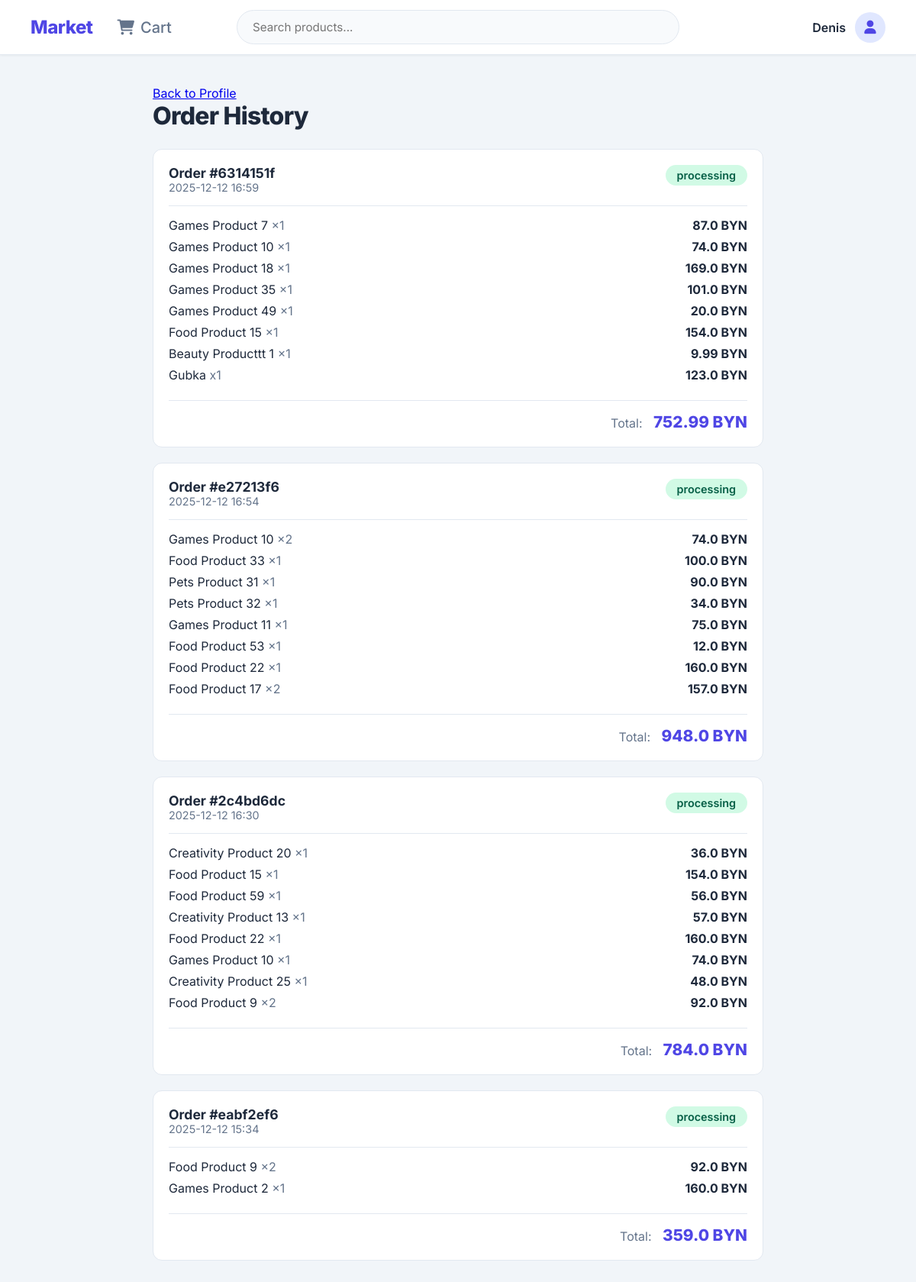
Page /client/orders (signed in) on the committed database.
### backend/models.py (models this page shows)
class User(Base):
    __tablename__ = 'users'
    id = Column(String, primary_key=True, default=lambda: str(uuid.uuid4()))
    username = Column(String, unique=True, index=True)
    password_hash = Column(String)
    role = Column(Enum(UserRole))
    discriminator = Column(String)
    __mapper_args__ = {'polymorphic_identity': 'user', 'polymorphic_on': discriminator}

class Client(User):
    __tablename__ = 'clients'
    id = Column(String, ForeignKey('users.id'), primary_key=True)
    full_name = Column(String)
    gender = Column(String)
    __mapper_args__ = {'polymorphic_identity': 'client'}
    profile = relationship("Profile", uselist=False, back_populates="client", cascade="all, delete-orphan")
    interactions = relationship("Interaction", back_populates="client", cascade="all, delete-orphan")
    cart = relationship("Cart", uselist=False, back_populates="client", cascade="all, delete-orphan")
    orders = relationship("Order", back_populates="client")
    feedbacks = relationship("Feedback", back_populates="client")

class Order(Base):
    __tablename__ = 'orders'
    id = Column(String, primary_key=True, default=lambda: str(uuid.uuid4()))
    client_id = Column(String, ForeignKey('clients.id'))
    status = Column(Enum(OrderStatus), default=OrderStatus.PROCESSING)
    total_amount = Column(Float)
    created_at = Column(DateTime, default=datetime.utcnow)
    items_snapshot = Column(JSON)
    client = relationship("Client", back_populates="orders")

### backend/controllers.py (the view)
@router.get("/client/orders", response_class=HTMLResponse)
async def orders(request: Request, db: Session = Depends(get_db)):
    user = BaseController(db).get_current_user(request)
    if not user: return RedirectResponse("/login")
    user_orders = db.query(backend.models.Order).filter(backend.models.Order.client_id == user.id).order_by(backend.models.Order.created_at.desc()).all()
    TIME_STEP = 5
    current_time = datetime.utcnow()
    for order in user_orders:
        if order.status == backend.models.OrderStatus.CANCELLED:
            continue
        delta = (current_time - order.created_at).total_seconds()
        if delta < TIME_STEP:
            new_status = backend.models.OrderStatus.PROCESSING
        elif delta < (TIME_STEP * 2):
            new_status = backend.models.OrderStatus.SHIPPING
        else:
            new_status = backend.models.OrderStatus.COMPLETED
        if order.status != new_status:
            order.status = new_status
            db.commit()
    return templates.TemplateResponse("client/orders.html", {"request": request, "user": user, "orders": user_orders})

### frontend/templates/client/orders.html
{% extends "base.html" %}
{% block content %}
<div style="max-width: 800px; margin: 0 auto;">
    <a href="/client/profile" class="back-btn">Back to Profile</a>
    <h1>Order History</h1>
    {% for order in orders %}
    <div class="card" style="margin-bottom: 20px;">
        <div class="card-body">
            <div style="display: flex; justify-content: space-between; border-bottom: 1px solid var(--border); padding-bottom: 15px; margin-bottom: 15px;">
                <div>
                    <div style="font-weight: 700; font-size: 1.1rem;">Order #{{ order.id[:8] }}</div>
                    <div style="color: var(--text-secondary); font-size: 0.9rem;">{{ order.created_at.strftime('%Y-%m-%d %H:%M') }}</div>
                </div>
                <span style="background: #d1fae5; color: #065f46; padding: 5px 15px; border-radius: 20px; font-weight: 600; font-size: 0.9rem; height: fit-content;">
                    {{ order.status.value }}
                </span>
            </div>
            {% for item in order.items_snapshot %}
            <div style="display: flex; justify-content: space-between; margin-bottom: 8px;">
                <span>{{ item.product_name }} <span style="color: var(--text-secondary);">x{{ item.quantity }}</span></span>
                <b>{{ item.price }} BYN</b>
            </div>
            {% endfor %}
            <div style="text-align: right; margin-top: 15px; padding-top: 15px; border-top: 1px solid var(--border);">
                <span style="color: var(--text-secondary);">Total:</span>
                <span style="font-weight: 800; font-size: 1.3rem; color: var(--primary); margin-left: 10px;">{{ order.total_amount }} BYN</span>
            </div>
        </div>
    </div>
    {% else %}
    <div style="text-align: center; padding: 60px; color: var(--text-secondary);">
        <p>No orders yet.</p>
        <a href="/client/home" class="btn">Start Shopping</a>
    </div>
    {% endfor %}
</div>
{% endblock %}

### frontend/templates/base.html (shortened to what this page needs)
<!DOCTYPE html>
<html lang="en">
<head>
    <link rel="stylesheet" href="/static/style.css">
    <link rel="stylesheet" href="https://cdnjs.cloudflare.com/ajax/libs/font-awesome/6.0.0/css/all.min.css">
</head>
<body>
    {% if not hide_header %}
    <div class="header">
        <div class="header-left">
            {% if user and user.role.value == 'client' %}
                <a href="/client/home" class="logo">Market</a>
                <a href="/client/cart" class="header-icon" title="Cart">
                    <i class="fas fa-shopping-cart"></i> Cart
                </a>
            {% else %}
                <a href="/" class="logo">Market</a>
            {% endif %}
        </div>
        <div class="header-center">
            {% if user and user.role.value == 'client' %}
            <form action="/client/home" class="search-form" style="width: 100%; display: flex; justify-content: center;">
                <input type="text" name="search" class="search-input" placeholder="Search products...">
            </form>
            {% endif %}
        </div>
        <div class="header-right">
            {% if user %}
                {% if user.role.value == 'client' %}
                    <a href="/client/profile" class="user-badge">
                        <span>{{ user.full_name }}</span>
                        <div class="user-avatar-mini"><i class="fas fa-user"></i></div>
                    </a>
                {% else %}
                    <a href="/logout" class="header-icon" title="Logout"><i class="fas fa-sign-out-alt"></i> Exit</a>
                    <span class="user-badge">{{ user.username }}</span>
                {% endif %}
            {% endif %}
        </div>
    </div>
    {% endif %}
    <div class="container">
        {% block content %}{% endblock %}
    </div>
</body>
</html>

### frontend/static/style.css (style rules this page uses)
*, *::before, *::after { box-sizing: border-box; }
:root { --primary: #4f46e5; --primary-hover: #4338ca; --bg-body: #f1f5f9; --bg-card: #ffffff; --text-main: #1e293b; --text-secondary: #64748b; --border: #e2e8f0; --success: #10b981; --danger: #ef4444; --radius: 12px; --shadow: 0 4px 6px -1px rgba(0, 0, 0, 0.1), 0 2px 4px -1px rgba(0, 0, 0, 0.06); }
body { font-family: 'Inter', sans-serif; background-color: var(--bg-body); color: var(--text-main); margin: 0; padding: 0; min-height: 100vh; display: flex; flex-direction: column; -webkit-font-smoothing: antialiased; }
.header { background: var(--bg-card); border-bottom: 1px solid var(--border); padding: 0 40px; height: 72px; display: flex; align-items: center; justify-content: space-between; position: sticky; top: 0; z-index: 1000; box-shadow: 0 1px 3px rgba(0,0,0,0.05); }
.header-left { display: flex; align-items: center; gap: 24px; width: 250px; }
.header-center { flex-grow: 1; display: flex; justify-content: center; padding: 0 20px; }
.header-right { display: flex; align-items: center; gap: 24px; width: 250px; justify-content: flex-end; }
.logo { font-size: 1.5rem; font-weight: 800; color: var(--primary); text-decoration: none; letter-spacing: -0.5px; }
.header-icon { font-size: 1.25rem; color: var(--text-secondary); text-decoration: none; transition: 0.2s; display: flex; align-items: center; gap: 8px; font-weight: 500; padding: 8px; border-radius: 8px; }
.search-input { width: 100%; max-width: 600px; padding: 12px 20px; border: 1px solid var(--border); border-radius: 99px; background: #f8fafc; outline: none; transition: 0.2s; font-size: 0.95rem; }
.user-badge { display: flex; align-items: center; gap: 12px; text-decoration: none; font-weight: 600; color: var(--text-main); }
.user-avatar-mini { width: 40px; height: 40px; background: #e0e7ff; border-radius: 50%; color: var(--primary); display: flex; align-items: center; justify-content: center; font-size: 1.1rem; }
.container { max-width: 1280px; margin: 0 auto; padding: 40px 20px; width: 100%; box-sizing: border-box; }
.card { background: var(--bg-card); border: 1px solid var(--border); border-radius: var(--radius); overflow: hidden; display: flex; flex-direction: column; transition: transform 0.2s, box-shadow 0.2s; }
h1, h2, h3 { margin-top: 0; color: var(--text-main); }
h1 { font-size: 2rem; font-weight: 800; margin-bottom: 1.5rem; letter-spacing: -0.025em; }
input, select, textarea { width: 100%; padding: 12px 16px; border: 1px solid var(--border); border-radius: 8px; box-sizing: border-box; font-family: inherit; font-size: 1rem; transition: 0.2s; background: #fff; }
.card-body { padding: 20px; flex-grow: 1; display: flex; flex-direction: column; }

### rows in the picture
Client: full_name "Denis"
Order: id "6314151f", created_at "2025-12-12 16:59", status.value "processing", product_name "Games Product 7" "Games Product 10" "Games Product 18" "Games Product 35" "Games Product 49" "Food Product 15" "Beauty Producttt 1" "Gubka", quantity "1" "1" "1" "1" "1" "1" "1" "1", price "87.0" "74.0" "169.0" "101.0" "20.0" "154.0" "9.99" "123.0", total_amount "752.99"
Order: id "e27213f6", created_at "2025-12-12 16:54", status.value "processing", product_name "Games Product 10" "Food Product 33" "Pets Product 31" "Pets Product 32" "Games Product 11" "Food Product 53" "Food Product 22" "Food Product 17", quantity "2" "1" "1" "1" "1" "1" "1" "2", price "74.0" "100.0" "90.0" "34.0" "75.0" "12.0" "160.0" "157.0", total_amount "948.0"
Order: id "2c4bd6dc", created_at "2025-12-12 16:30", status.value "processing", product_name "Creativity Product 20" "Food Product 15" "Food Product 59" "Creativity Product 13" "Food Product 22" "Games Product 10" "Creativity Product 25" "Food Product 9", quantity "1" "1" "1" "1" "1" "1" "1" "2", price "36.0" "154.0" "56.0" "57.0" "160.0" "74.0" "48.0" "92.0", total_amount "784.0"
Order: id "eabf2ef6", created_at "2025-12-12 15:34", status.value "processing", product_name "Food Product 9" "Games Product 2", quantity "2" "1", price "92.0" "160.0", total_amount "359.0"
